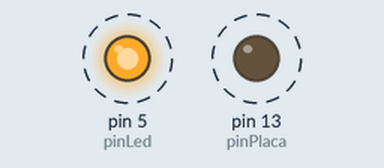
Bench run of a sketch on a simulated Arduino Uno, built with avr-gcc and run on an emulated ATmega328P. Parts: output pins drawn as LEDs (lit = HIGH). Dashed ring = blinking.

Above: at 0.05 s.
Timing chart, 0 to 3.0 s (numbered marks = the images above):
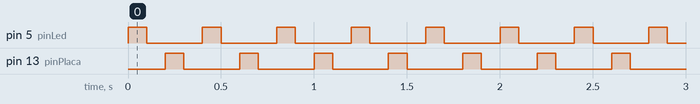

The sketch:

Lecci_n_Blink.ino
```cpp
int pinLed = 5;
int pinPlaca =13;
int tEncendido = 100;
int tApagado = 100;

void setup() {
  pinMode(pinLed, OUTPUT);
  pinMode(pinPlaca, OUTPUT);
}

void loop() {

  digitalWrite(pinLed, HIGH);
  delay(tEncendido);
  digitalWrite(pinLed, LOW);
  delay(tApagado);

  digitalWrite(pinPlaca, HIGH);
  delay(tEncendido);
  digitalWrite(pinPlaca, LOW);
  delay(tApagado);
}
```

Measured:
- by itself, pin 5 (pinLed), pin 13 (pinPlaca): alternates HIGH for 0.10 s and LOW for 0.30 s
